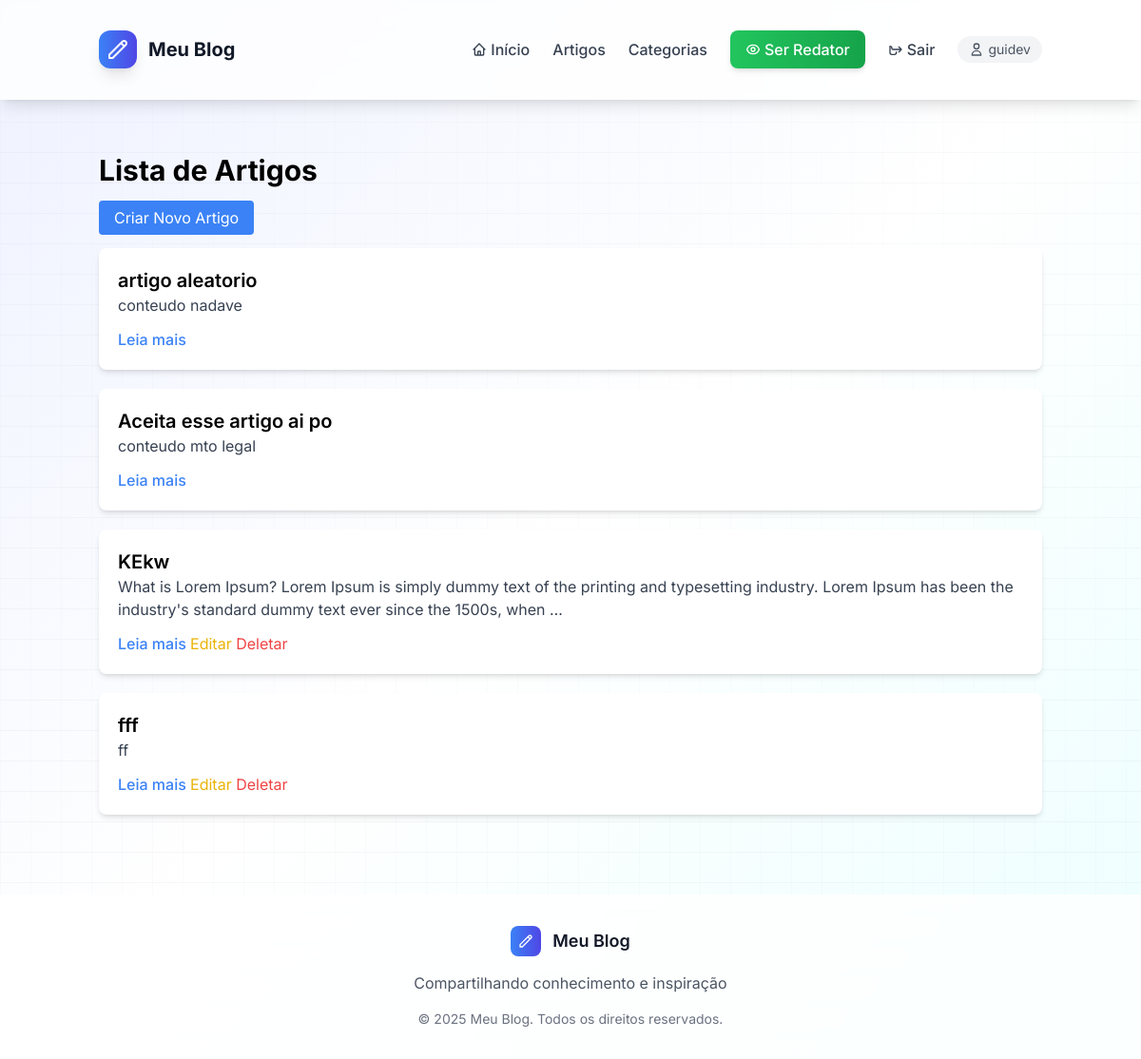
The page /artigos/ (signed in) on the database as committed earlier.
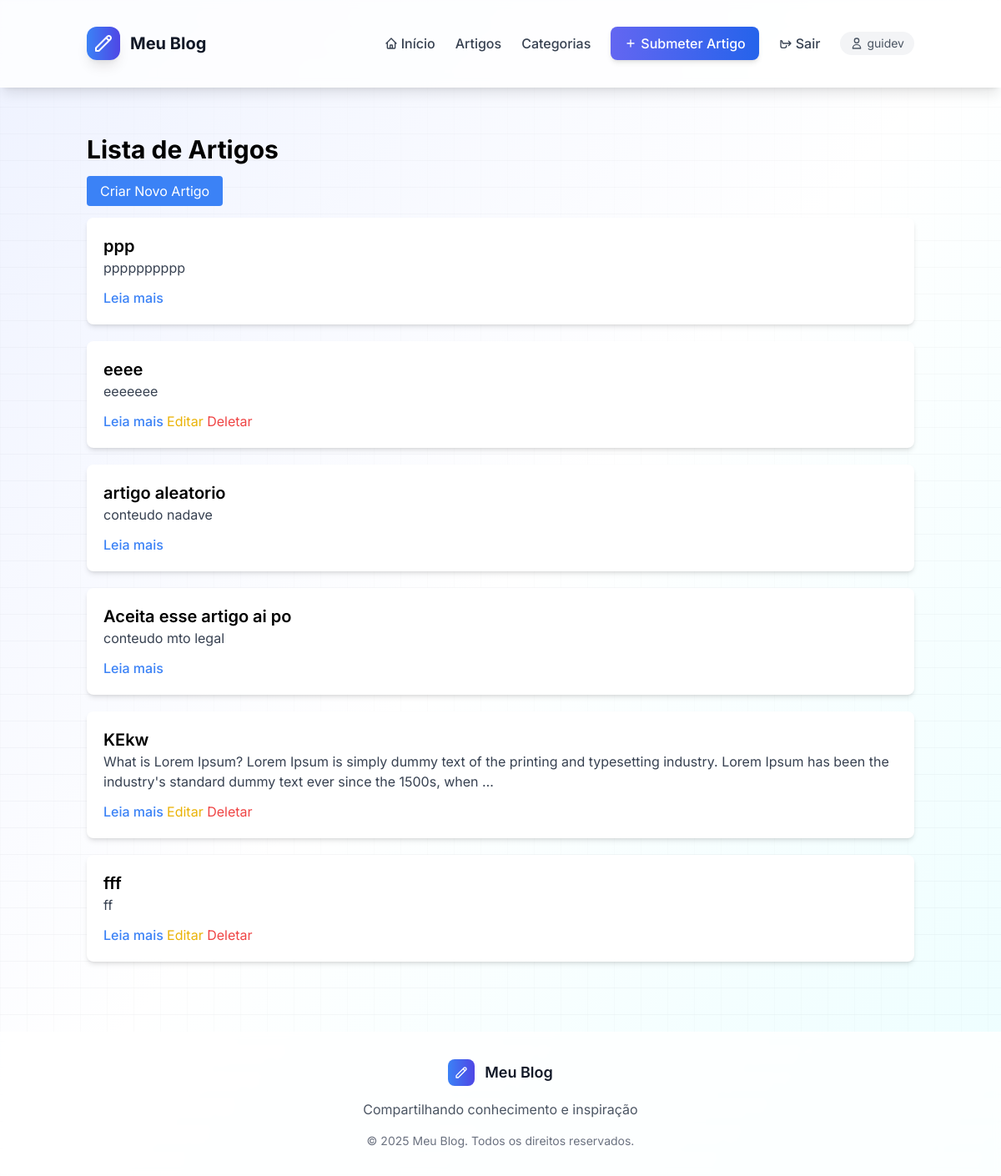
The same page on the database as committed later.
### blog/models.py (models this page shows, shortened)
class Artigo(models.Model):
    titulo = models.CharField(max_length=200)
    conteudo = models.TextField()
    data_criacao = models.DateTimeField(auto_now_add=True)
    data_atualizacao = models.DateTimeField(auto_now=True)
    publicado = models.BooleanField(default=True)
    autor = models.ForeignKey(Usuario, on_delete=models.CASCADE, related_name='artigos')
    categorias = models.ManyToManyField(Categoria, related_name='artigos')
    class Meta:
        verbose_name = 'Artigo'
        verbose_name_plural = 'Artigos'
        ordering = ['-data_criacao']

### blog/views.py (the view)
# urls.py: path('artigos/', views.artigo_list, name='artigo_list'),
def artigo_list(request):
    artigos = Artigo.objects.filter(publicado=True)
    return render(request, 'blog/artigo_list.html', {'artigos': artigos})

### blog/models.py (called while the page is built)
    def is_leitor(self):
        return self.tipo_usuario == self.LEITOR

    def is_redator(self):
        return self.tipo_usuario == self.REDATOR

    def is_admin(self):
        return self.tipo_usuario == self.ADMIN

### blog/templates/blog/artigo_list.html (shortened to what this page needs)
{% extends 'blog/base.html' %}
{% block content %}
<div class="container mx-auto mt-10">
    <h1 class="text-3xl font-bold mb-5">Lista de Artigos</h1>
    <a href="{% url 'artigo_create' %}" class="bg-blue-500 text-white px-4 py-2 rounded">Criar Novo Artigo</a>
    <div class="mt-5">
        {% for artigo in artigos %}
            <div class="bg-white shadow-md rounded-lg p-5 mb-5">
                <h2 class="text-xl font-semibold">
                    <a href="{% url 'artigo_detail' artigo.id %}">{{ artigo.titulo }}</a>
                </h2>
                <p class="text-gray-700">{{ artigo.conteudo|truncatewords:30 }}</p>
                <div class="mt-3">
                    <a href="{% url 'artigo_detail' artigo.pk %}" class="text-blue-500 hover:text-blue-700 hover:underline font-medium">
                        Leia mais
                    </a>
                    {% if user.is_authenticated %}
                        {% if user.is_admin or user == artigo.autor %}
                            <a href="{% url 'artigo_update' artigo.id %}" class="text-yellow-500">Editar</a>
                            <form action="{% url 'artigo_delete' artigo.id %}" method="POST" class="inline">
                                <button type="submit" class="text-red-500">Deletar</button>
                            </form>
                        {% endif %}
                    {% endif %}
                </div>
            </div>
        {% empty %}
            <p class="text-gray-500">Nenhum artigo encontrado.</p>
        {% endfor %}
    </div>
</div>
{% endblock %}

### blog/templates/blog/base.html (shortened to what the changed rows need)
{% load static %}
<!DOCTYPE html>
<html lang="pt-BR">
<head>
    <script src="https://cdn.tailwindcss.com"></script>
    <link href="{% static 'css/style.css' %}" rel="stylesheet">
</head>
<body class="bg-gradient-to-br from-indigo-50 via-white to-cyan-50 min-h-screen font-inter flex flex-col">
    <header class="bg-white/80 backdrop-blur-sm shadow-lg border-b border-white/20 sticky top-0 z-50">
        <div class="container mx-auto px-4 py-4">
            <nav class="flex items-center justify-between">
                <div class="hidden md:flex items-center space-x-6">
                    <a href="{% url 'index' %}" class="text-gray-700 hover:text-indigo-600 font-medium transition duration-200 flex items-center">
                        <svg class="w-4 h-4 mr-1" fill="none" stroke="currentColor" viewBox="0 0 24 24">
                            <path stroke-linecap="round" stroke-linejoin="round" stroke-width="2" d="M3 12l2-2m0 0l7-7 7 7M5 10v10a1 1 0 001 1h3m10-11l2 2m-2-2v10a1 1 0 01-1 1h-3m-6 0a1 1 0 001-1v-4a1 1 0 011-1h2a1 1 0 011 1v4a1 1 0 001 1m-6 0h6"></path>
                        </svg>
                        Início
                    </a>
                    {% if user.is_authenticated %}
                    <a href="{% url 'artigo_list' %}" class="text-gray-700 hover:text-indigo-600 font-medium transition duration-200">
                        Artigos
                    </a>
                    <a href="{% url 'categoria_list' %}" class="text-gray-700 hover:text-indigo-600 font-medium transition duration-200">
                        Categorias
                    </a>
                    {% endif %}
                    {% if user.is_authenticated %}
                        {% if user.is_redator or user.is_admin %}
                            <a href="{% url 'artigo_create' %}" class="bg-gradient-to-r from-indigo-500 to-blue-600 text-white px-4 py-2 rounded-lg font-medium hover:from-indigo-600 hover:to-blue-700 transition duration-200 shadow-md flex items-center">
                                <svg class="w-4 h-4 mr-1" fill="none" stroke="currentColor" viewBox="0 0 24 24">
                                    <path stroke-linecap="round" stroke-linejoin="round" stroke-width="2" d="M12 6v6m0 0v6m0-6h6m-6 0H6"></path>
                                </svg>
                                {% if user.is_admin %}Criar e Publicar{% else %}Submeter Artigo{% endif %}
                            </a>
                        {% endif %}
                    {% if user.is_leitor and not user.is_redator and not user.is_admin %}
                        <a href="{% url 'solicitar_redator' %}" class="bg-gradient-to-r from-green-500 to-green-600 text-white px-4 py-2 rounded-lg font-medium hover:from-green-600 hover:to-green-700 transition duration-200 shadow-md flex items-center">
                            <svg class="w-4 h-4 mr-1" fill="none" stroke="currentColor" viewBox="0 0 24 24">
                                <path stroke-linecap="round" stroke-linejoin="round" stroke-width="2" d="M15 12a3 3 0 11-6 0 3 3 0 016 0z M2.458 12C3.732 7.943 7.523 5 12 5c4.478 0 8.268 2.943 9.542 7-1.274 4.057-5.064 7-9.542 7-4.477 0-8.268-2.943-9.542-7z"></path>
                            </svg>
                            Ser Redator
                        </a>
                    {% endif %}
                    <a href="{% url 'logout' %}" class="text-gray-700 hover:text-red-600 font-medium transition duration-200 flex items-center">
                        <svg class="w-4 h-4 mr-1" fill="none" stroke="currentColor" viewBox="0 0 24 24">
                            <path stroke-linecap="round" stroke-linejoin="round" stroke-width="2" d="M17 16l4-4m0 0l-4-4m4 4H7m6 4v1a3 3 0 01-3 3H6a3 3 0 01-3-3V7a3 3 0 013 3v1"></path>
                        </svg>
                        Sair
                    </a>
                    <div class="flex items-center text-sm text-gray-600 bg-gray-100 px-3 py-1 rounded-full">
                        <svg class="w-4 h-4 mr-1" fill="none" stroke="currentColor" viewBox="0 0 24 24">
                            <path stroke-linecap="round" stroke-linejoin="round" stroke-width="2" d="M16 7a4 4 0 11-8 0 4 4 0 018 0zM12 14a7 7 0 00-7 7h14a7 7 0 00-7-7z"></path>
                        </svg>
                        {{ user.username }}
                    </div>
                {% endif %}
            </div>
        </nav>
    </div>
</header>
<main class="flex-1">
    {% block content %}{% endblock %}
</main>
</body>
</html>

Rows that differ between the two databases and show on the page:
changed Usuario "guidev": tipo_usuario "leitor" → "redator" (drawn)
added Artigo: titulo "ppp", conteudo "pppppppppp"
added Artigo: titulo "eeee", conteudo "eeeeeee", shows "Editar"
Other text that changed with them:
text no longer shown: "Ser Redator"
text now shown: "Submeter Artigo"
